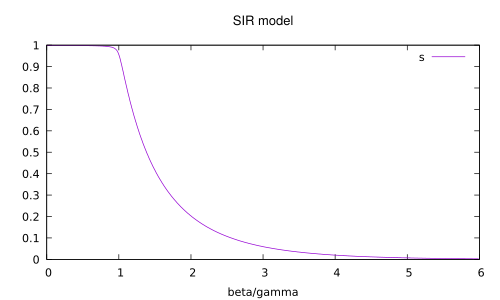

Source code (gnuplot):
set term pdf
set out "SIRc.pdf"
set xlabel "beta/gamma"
set title "SIR model"
set title font "Helvetica,14"
plot "datos.txt" using 1:2 w l title "s"
